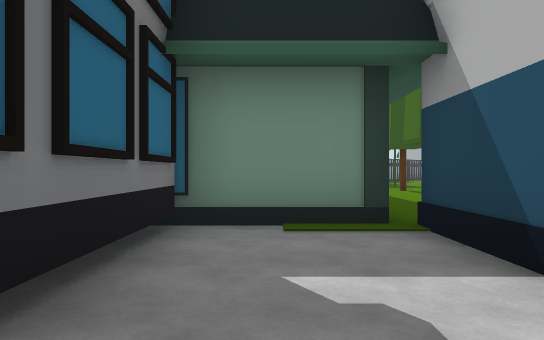
View 1 (above)

24 first-person views from a walk through a Unity game level. The camera is 1.3 m above the floor, looks level and sees 70° across. The floor is counted in squares, 2 m on a side. Each view is taken from the middle of a square. On the plan, view 1 faces up. The plan holds only what a view shows up to about 11 squares ahead; the rest is blank. The place goes on beyond the plan. Some animated figures are left out. Some surface patterns are stand-ins.

View 2
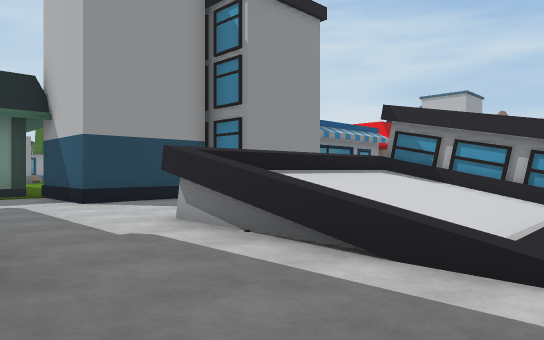

View 3
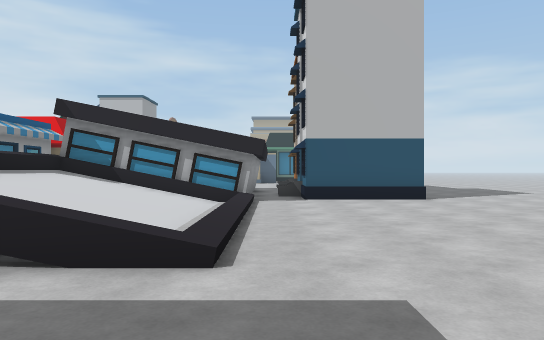

View 4
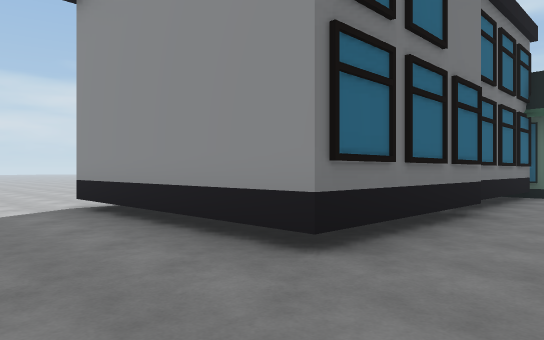

View 5
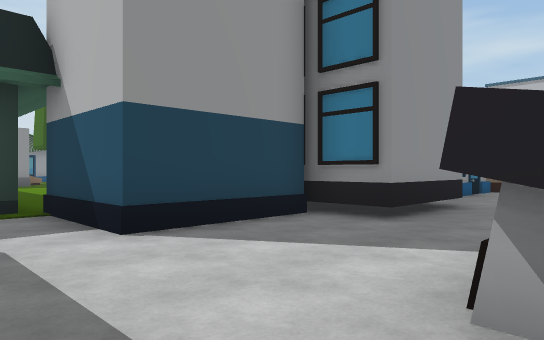

View 6
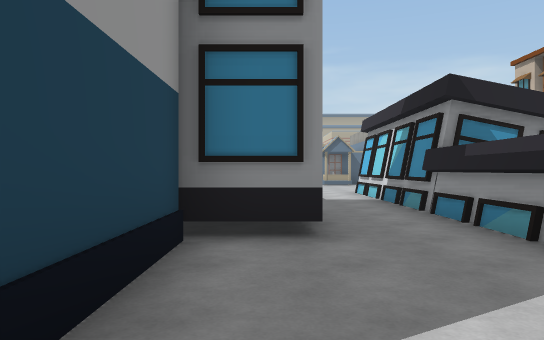

View 7
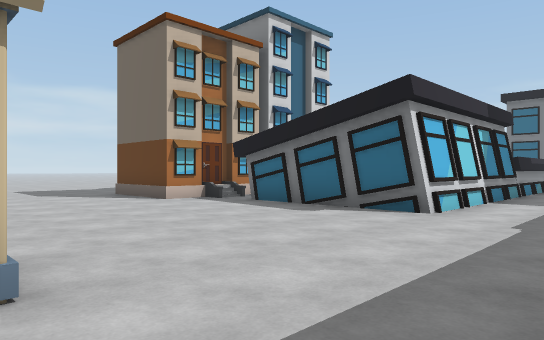

View 8
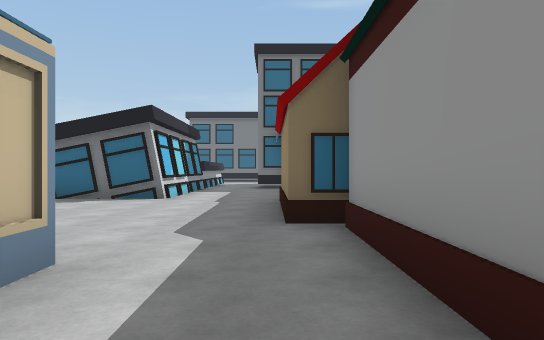

View 9
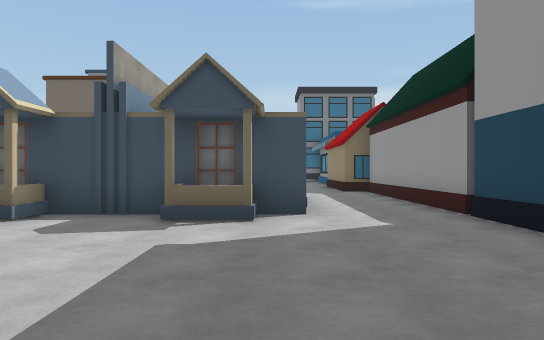

View 10
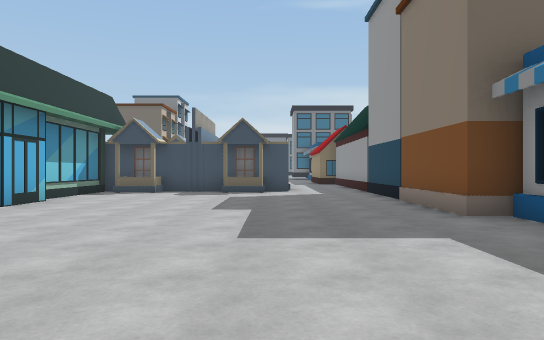

View 11
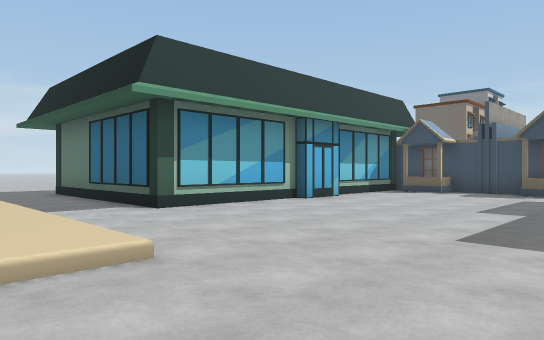

View 12
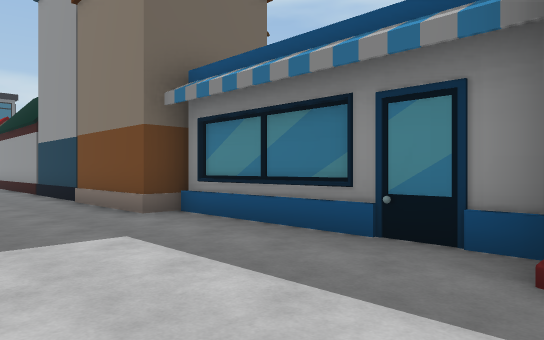

View 13
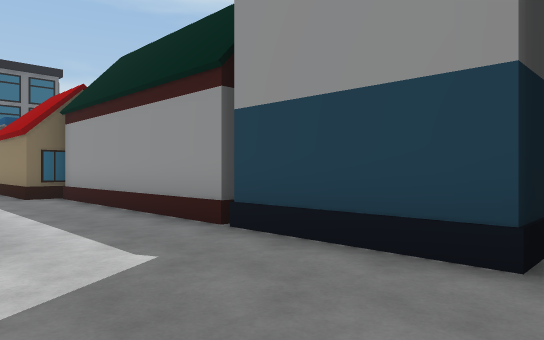

View 14
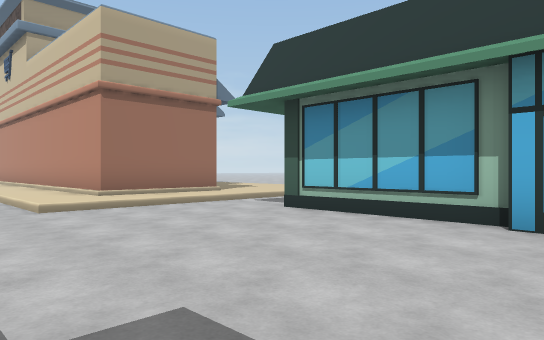

View 15
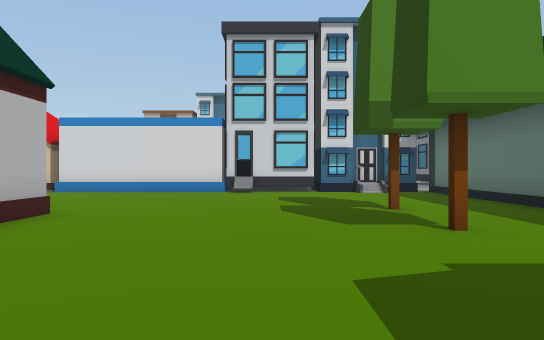

View 16
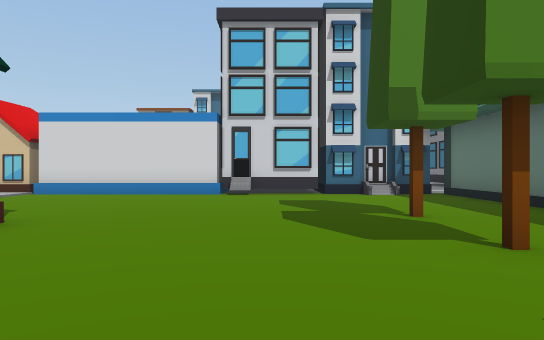

View 17
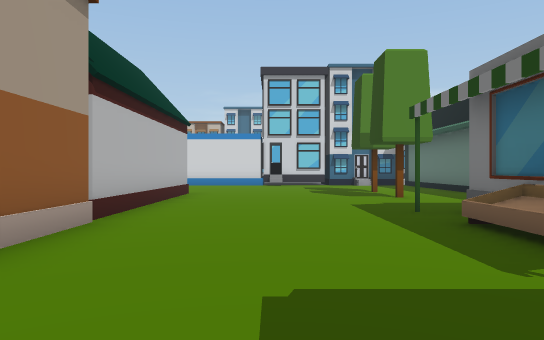

View 18
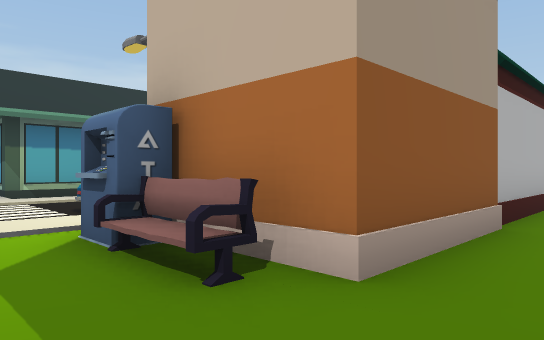

View 19
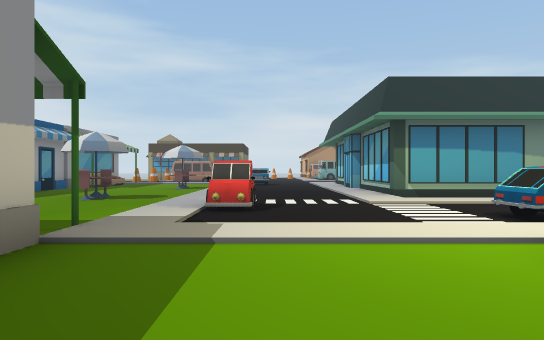

View 20
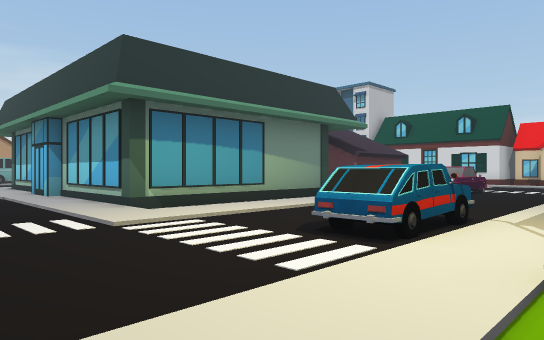

View 21
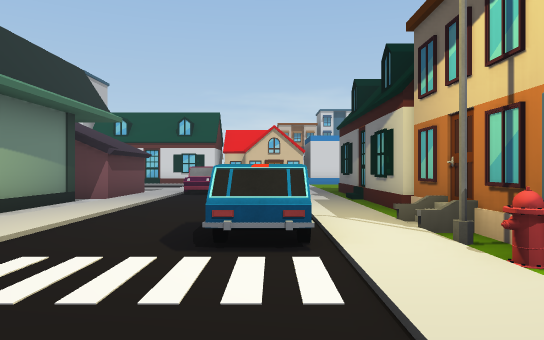

View 22
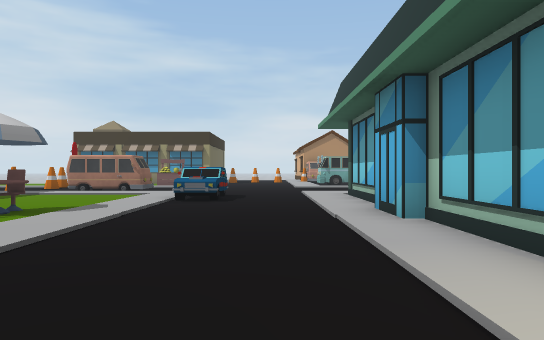

View 23
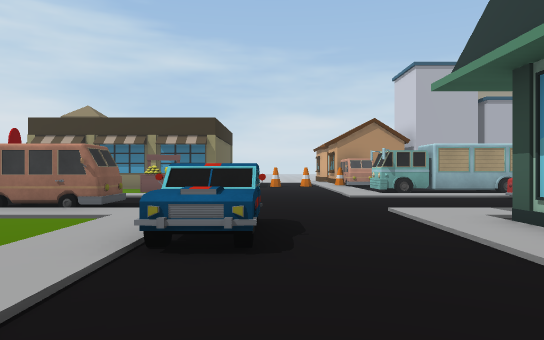

View 24
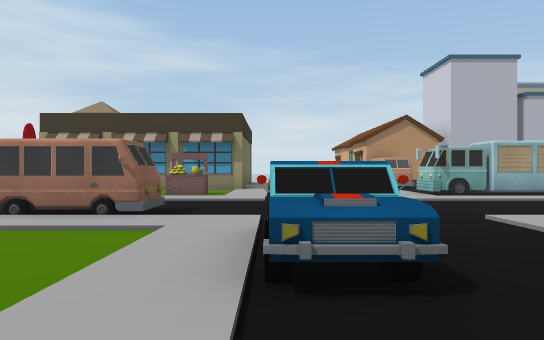

### Floor plan
Key: @ floor where view 1 was taken; # wall or solid block; . main floor; : floor 0.25 m higher than the main floor; + floor 0.5 m higher than the main floor; * floor 0.75 m higher than the main floor; % floor 1.25 m higher than the main floor; / step, stairs or slope; = window, fence, low wall or low ledge; O other object.
Columns run from 7 left of view 1 to 34 right of it. Each row starts with its distance up from view 1.
 26                       ...O..   ....:O  :.O
 25                     ........ OO....OO..:OO
 24                    O::::::::::::::::...:::
 23                  ...:.OO........OO .......
 22                 ....:...........OOO......
 21               .. ...:....................
 20              ......O:...::::::::::::...::
 19             .....O#OOO..:/########/:...:O
 18            O.....###:O..:O        O:...:O
 17            O.....###:O..:O        O  ..:#.
 16            O.....###:...:.           OO:O.
 15            O.....  O:...:.            O O
 14            ......  O:...:.
 13           .......  O:...:OO
 12           .O.....  O:..O:O
 11          ........  O:..O:O
 10          ..O.....OO  ..O
  9         #..#......
  8         #..........
  7         #...........
  6         #...........
  5    O  ###.=.../.....:
  4    O  O..#####O#####OO   OOOO
  3       #..####     #     O    O  #  #######
  2       #..####     #OO  OOOOOOO######.....#
  1       #.....###.....OOOO..................
  0       #@..................................
 -1       #...................#  #............
 -2       #..%OOOOO#####.....O   #O...........
 -3       #..*    O    #.....    #..........::
 -4 .........+    O    #.....    #..........:#
 -5 ..............OOOO O.....    #O.........:#
 -6      ............. ......    ####OO###..:#
 -7        ........######...              ..:#

Positions as (right, up) in squares from view 1, and headings:
1: (0, 0), facing up
2: (-1, -6), facing up-right
3: (-1, -6), facing right
4: (1, -6), facing up-left
5: (0, -2), facing up-right
6: (1, 1), facing right
7: (18, 1), facing down-left
8: (21, 1), facing left
9: (28, -1), facing left
10: (34, -1), facing left
11: (34, 0), facing down-left
12: (34, -1), facing up-left
13: (26, -1), facing up-left
14: (26, -1), facing down-right
15: (6, 16), facing down
16: (6, 15), facing down
17: (7, 21), facing down
18: (8, 21), facing down-right
19: (9, 22), facing right
20: (12, 22), facing down-right
21: (14, 22), facing down
22: (17, 21), facing right
23: (22, 22), facing right
24: (23, 23), facing right
